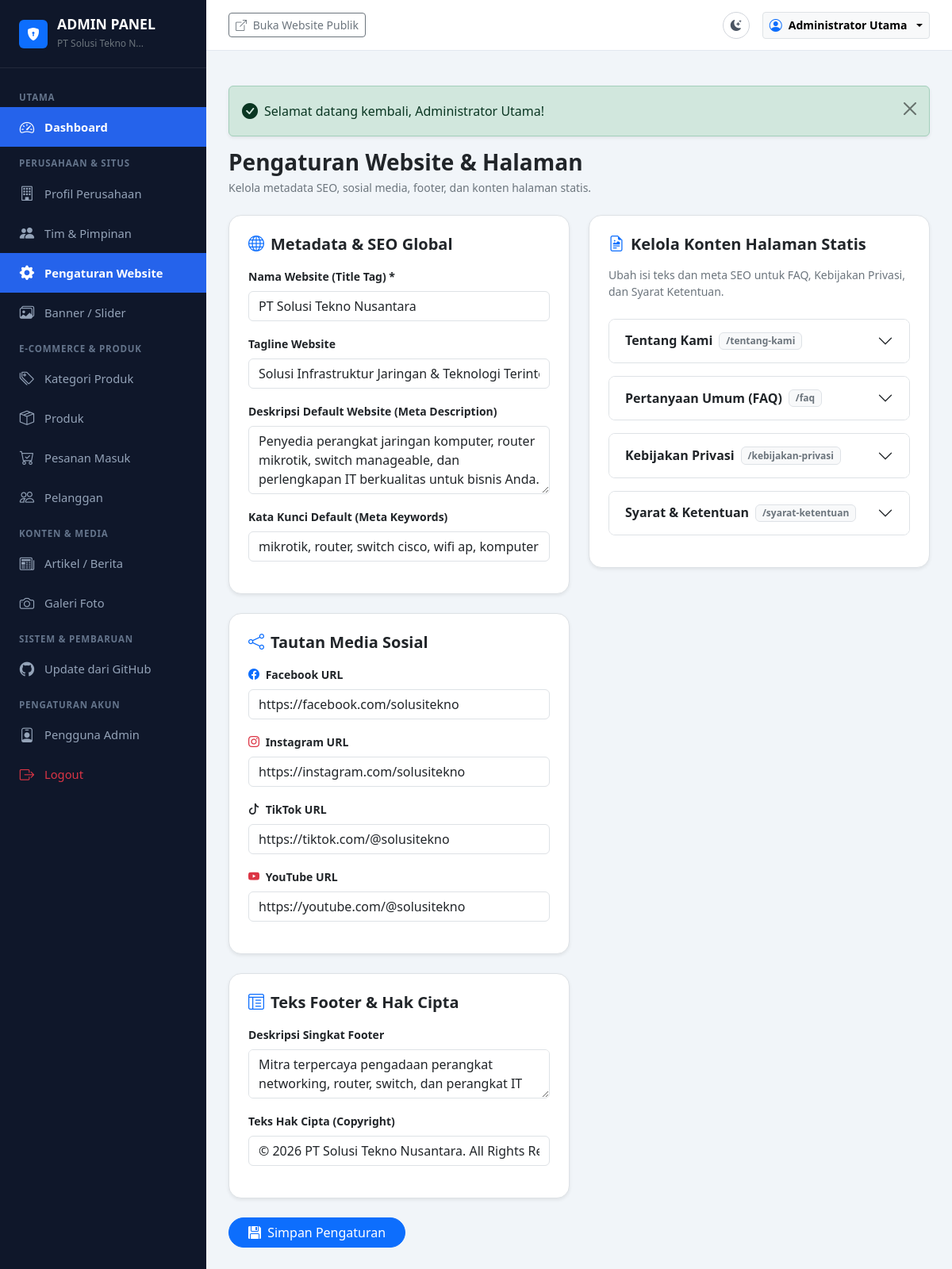
The app's page /admin/settings (signed in) with its own data.
### tables this page shows
CREATE TABLE `pages` (
  `id` INT UNSIGNED AUTO_INCREMENT PRIMARY KEY,
  `slug` VARCHAR(100) NOT NULL UNIQUE,
  `title` VARCHAR(200) NOT NULL,
  `content` LONGTEXT NULL,
  `meta_title` VARCHAR(255) NULL,
  `meta_description` TEXT NULL,
  `created_at` DATETIME NOT NULL DEFAULT CURRENT_TIMESTAMP,
  `updated_at` DATETIME NOT NULL DEFAULT CURRENT_TIMESTAMP ON UPDATE CURRENT_TIMESTAMP,
  INDEX `idx_page_slug` (`slug`)
);

### app/controllers/admin/AdminBaseController.php (called while the page is built, shortened)
<?php
class AdminBaseController extends BaseController
{
    protected ?array $currentUser = null;
    public function __construct()
    {
        $this->currentUser = AuthHelper::user();
    }
    public function renderAdminView(string $viewPath, array $data = []): void
    {
        $data['currentUser'] = $this->currentUser;
        $this->renderView($viewPath, $data, 'layouts/admin');
    }
}

### app/controllers/admin/SettingController.php (called while the page is built, shortened)
<?php
class SettingController extends AdminBaseController
{
    public function index(): void
    {
        $settings = Setting::getAllSettings();
        $pages = Page::all();
        $this->renderAdminView('admin/settings/index', [
            'title' => 'Pengaturan Website & Halaman',
            'settings' => $settings,
            'pages' => $pages,
        ]);
    }
}

### public/index.php (called while the page is built, shortened)
<?php
spl_autoload_register(function (string $class) {
    $prefixes = [
        'App\\' => dirname(__DIR__) . '/app/',
        'Routes\\' => dirname(__DIR__) . '/routes/',
    ];
    foreach ($prefixes as $prefix => $baseDir) {
        $len = strlen($prefix);
        if (strncmp($prefix, $class, $len) !== 0) {
            continue;
        }
        $relativeClass = substr($class, $len);
        $file = $baseDir . str_replace('\\', '/', $relativeClass) . '.php';
        if (file_exists($file)) {
            return;
        }
        $parts = explode('\\', $relativeClass);
        $className = array_pop($parts);
        $subDir = !empty($parts) ? strtolower(implode('/', $parts)) . '/' : '';
        $fileLowerDir = $baseDir . $subDir . $className . '.php';
        if (file_exists($fileLowerDir)) {
            return;
        }
    }
});
require_once dirname(__DIR__) . '/app/helpers/Env.php';
require_once dirname(__DIR__) . '/app/helpers/Sanitizer.php';
require_once dirname(__DIR__) . '/app/helpers/UrlHelper.php';
require_once dirname(__DIR__) . '/app/helpers/functions.php';
$config = require dirname(__DIR__) . '/config/config.php';
\Routes\Router::dispatch();

### app/helpers/Env.php (called while the page is built, shortened)
<?php
class Env
{
    public static function get(string $key, mixed $default = null): mixed
    {
        if (isset($_ENV[$key])) {
            return $_ENV[$key];
        }
        return $default;
    }
}

### config/config.php (called while the page is built, shortened)
<?php
return [
    'app' => [
        'name' => Env::get('APP_NAME', 'Solusi Tekno Nusantara'),
        'version' => '1.0.0',
        'env' => Env::get('APP_ENV', 'production'),
        'debug' => (bool) Env::get('APP_DEBUG', false),
        'url' => rtrim((string) Env::get('APP_URL', 'http://localhost:8000'), '/'),
        'timezone' => 'Asia/Jakarta',
        'locale' => 'id_ID',
        'currency' => 'Rp',
    ],
    'paths' => [
        'root' => dirname(__DIR__),
        'app' => dirname(__DIR__) . '/app',
        'public' => dirname(__DIR__) . '/public',
        'uploads' => dirname(__DIR__) . '/public/uploads',
        'storage' => dirname(__DIR__) . '/storage',
        'logs' => dirname(__DIR__) . '/storage/logs',
        'views' => dirname(__DIR__) . '/app/views',
    ],
    'upload' => [
        'max_size_mb' => (int) Env::get('MAX_UPLOAD_SIZE_MB', 5),
        'allowed_extensions' => explode(',', (string) Env::get('ALLOWED_EXTENSIONS', 'jpg,jpeg,png,webp')),
        'allowed_mimes' => [
            'image/jpeg',
            'image/png',
            'image/webp',
        ],
    ],
    'session' => [
        'lifetime' => 7200,
        'cookie_httponly' => true,
        'cookie_samesite' => 'Lax',
    ],
];

### app/helpers/UrlHelper.php (called while the page is built, shortened)
<?php
class UrlHelper
{
    private static ?string $baseUrl = null;
    public static function getBaseUrl(): string
    {
        if (self::$baseUrl === null) {
            $config = require dirname(__DIR__, 2) . '/config/config.php';
            $configuredUrl = rtrim((string) ($config['app']['url'] ?? ''), '/');
            if (!empty($_SERVER['HTTP_HOST'])) {
                if (!empty($configuredUrl) && !str_contains($configuredUrl, 'localhost')) {
                    self::$baseUrl = $configuredUrl;
                } else {
                    $protocol = (!empty($_SERVER['HTTPS']) && $_SERVER['HTTPS'] !== 'off')
                        || (isset($_SERVER['HTTP_X_FORWARDED_PROTO']) && $_SERVER['HTTP_X_FORWARDED_PROTO'] === 'https')
                        ? 'https' : 'http';
                    self::$baseUrl = "{$protocol}://{$_SERVER['HTTP_HOST']}";
                }
            } else {
                self::$baseUrl = !empty($configuredUrl) ? $configuredUrl : 'http://localhost:8000';
            }
        }
        return self::$baseUrl;
    }
    public static function base(string $path = ''): string
    {
        $base = self::getBaseUrl();
        $path = ltrim($path, '/');
        return $path === '' ? $base : "{$base}/{$path}";
    }
}

### app/models/Setting.php (called while the page is built, shortened)
<?php
class Setting extends BaseModel
{
    private static ?array $cachedSettings = null;
    public static function getAllSettings(): array
    {
        if (self::$cachedSettings !== null) {
            return self::$cachedSettings;
        }
        try {
            $rows = self::fetchAll('SELECT `setting_key`, `setting_value` FROM `settings`');
            $settings = [];
            foreach ($rows as $row) {
                $settings[$row['setting_key']] = $row['setting_value'];
            }
            self::$cachedSettings = $settings;
            return $settings;
        } catch (\Throwable $e) {
            return [];
        }
    }
}

### app/helpers/Sanitizer.php (called while the page is built, shortened)
<?php
class Sanitizer
{
    public static function e(?string $string): string
    {
        return htmlspecialchars((string) $string, ENT_QUOTES | ENT_SUBSTITUTE, 'UTF-8');
    }
}

### app/helpers/functions.php (called while the page is built, shortened)
<?php
if (!function_exists('e')) {
    function e(?string $string): string
    {
        return Sanitizer::e($string);
    }
}

### app/helpers/Database.php (called while the page is built, shortened)
<?php
class Database
{
    private static ?PDO $instance = null;
    public static function getConnection(): PDO
    {
        if (self::$instance === null) {
            $config = require dirname(__DIR__, 2) . '/config/database.php';
            $dbConfig = $config['connections'][$config['default']];
            $dsn = sprintf(
                '%s:host=%s;port=%d;dbname=%s;charset=%s',
                $dbConfig['driver'],
                $dbConfig['host'],
                $dbConfig['port'],
                $dbConfig['database'],
                $dbConfig['charset']
            );
            try {
                self::$instance = new PDO(
                    $dsn,
                    $dbConfig['username'],
                    $dbConfig['password'],
                    $dbConfig['options']
                );
            } catch (PDOException $e) {
                self::logError($e->getMessage());
                throw new RuntimeException('Koneksi database gagal. Silakan periksa konfigurasi .env atau database.sql.');
            }
        }
        return self::$instance;
    }
}

### app/models/BaseModel.php (called while the page is built, shortened)
<?php
abstract class BaseModel
{
    protected static function db(): PDO
    {
        return Database::getConnection();
    }
    public static function query(string $sql, array $params = []): PDOStatement
    {
        $stmt = self::db()->prepare($sql);
        $stmt->execute($params);
        return $stmt;
    }
    public static function fetchAll(string $sql, array $params = []): array
    {
        $stmt = self::query($sql, $params);
        return $stmt->fetchAll();
    }
}

### app/models/Page.php (called while the page is built, shortened)
<?php
class Page extends BaseModel
{
    public static function all(): array
    {
        return self::fetchAll("SELECT * FROM `pages` ORDER BY `id` ASC");
    }
}

### app/views/admin/settings/index.php (the view, shortened to what this page needs)
<div class="d-flex justify-content-between align-items-center mb-4">
    <div>
        <h3 class="fw-bold text-dark mb-1">Pengaturan Website & Halaman</h3>
        <p class="text-secondary small mb-0">Kelola metadata SEO, sosial media, footer, dan konten halaman statis.</p>
    </div>
</div>
<div class="row g-4">
    <div class="col-lg-6">
        <form action="<?= UrlHelper::base('admin/settings/update') ?>" method="POST">
            <div class="card border rounded-4 p-4 shadow-sm bg-white mb-4">
                <h5 class="fw-bold mb-3 text-dark"><i class="bi bi-globe me-2 text-primary"></i>Metadata & SEO Global</h5>
                <div class="mb-3">
                    <label class="form-label small fw-semibold">Nama Website (Title Tag) *</label>
                    <input type="text" name="site_name" class="form-control" value="<?= e($settings['site_name'] ?? '') ?>" required>
                </div>
                <div class="mb-3">
                    <label class="form-label small fw-semibold">Tagline Website</label>
                    <input type="text" name="site_tagline" class="form-control" value="<?= e($settings['site_tagline'] ?? '') ?>">
                </div>
                <div class="mb-3">
                    <label class="form-label small fw-semibold">Deskripsi Default Website (Meta Description)</label>
                    <textarea name="site_description" rows="3" class="form-control"><?= e($settings['site_description'] ?? '') ?></textarea>
                </div>
                <div class="mb-3">
                    <label class="form-label small fw-semibold">Kata Kunci Default (Meta Keywords)</label>
                    <input type="text" name="site_keywords" class="form-control" value="<?= e($settings['site_keywords'] ?? '') ?>">
                </div>
            </div>
            <div class="card border rounded-4 p-4 shadow-sm bg-white mb-4">
                <h5 class="fw-bold mb-3 text-dark"><i class="bi bi-share me-2 text-primary"></i>Tautan Media Sosial</h5>
                <div class="mb-3">
                    <label class="form-label small fw-semibold"><i class="bi bi-facebook text-primary me-1"></i> Facebook URL</label>
                    <input type="url" name="social_facebook" class="form-control" value="<?= e($settings['social_facebook'] ?? '') ?>" placeholder="https://facebook.com/...">
                </div>
                <div class="mb-3">
                    <label class="form-label small fw-semibold"><i class="bi bi-instagram text-danger me-1"></i> Instagram URL</label>
                    <input type="url" name="social_instagram" class="form-control" value="<?= e($settings['social_instagram'] ?? '') ?>" placeholder="https://instagram.com/...">
                </div>
                <div class="mb-3">
                    <label class="form-label small fw-semibold"><i class="bi bi-tiktok text-dark me-1"></i> TikTok URL</label>
                    <input type="url" name="social_tiktok" class="form-control" value="<?= e($settings['social_tiktok'] ?? '') ?>" placeholder="https://tiktok.com/@...">
                </div>
                <div class="mb-3">
                    <label class="form-label small fw-semibold"><i class="bi bi-youtube text-danger me-1"></i> YouTube URL</label>
                    <input type="url" name="social_youtube" class="form-control" value="<?= e($settings['social_youtube'] ?? '') ?>" placeholder="https://youtube.com/@...">
                </div>
            </div>
            <div class="card border rounded-4 p-4 shadow-sm bg-white mb-4">
                <h5 class="fw-bold mb-3 text-dark"><i class="bi bi-layout-text-window-reverse me-2 text-primary"></i>Teks Footer & Hak Cipta</h5>
                <div class="mb-3">
                    <label class="form-label small fw-semibold">Deskripsi Singkat Footer</label>
                    <textarea name="footer_text" rows="2" class="form-control"><?= e($settings['footer_text'] ?? '') ?></textarea>
                </div>
                <div class="mb-3">
                    <label class="form-label small fw-semibold">Teks Hak Cipta (Copyright)</label>
                    <input type="text" name="footer_copyright" class="form-control" value="<?= e($settings['footer_copyright'] ?? '') ?>">
                </div>
            </div>
            <button type="submit" class="btn btn-primary rounded-pill px-4 mb-4">
                <i class="bi bi-floppy-fill me-1"></i> Simpan Pengaturan
            </button>
        </form>
    </div>
    <div class="col-lg-6" id="pages">
        <div class="card border rounded-4 p-4 shadow-sm bg-white mb-4">
            <h5 class="fw-bold mb-3 text-dark"><i class="bi bi-file-earmark-richtext me-2 text-primary"></i>Kelola Konten Halaman Statis</h5>
            <p class="text-secondary small mb-4">Ubah isi teks dan meta SEO untuk FAQ, Kebijakan Privasi, dan Syarat Ketentuan.</p>
            <div class="accordion" id="pagesAccordion">
                <?php foreach ($pages as $idx => $p): ?>
                    <div class="accordion-item border rounded-3 mb-3 overflow-hidden">
                        <h2 class="accordion-header" id="heading-<?= $idx ?>">
                            <button class="accordion-button collapsed fw-semibold" type="button" data-bs-toggle="collapse" data-bs-target="#collapse-<?= $idx ?>" aria-expanded="false" aria-controls="collapse-<?= $idx ?>">
                                <?= e($p['title']) ?> <span class="badge text-bg-light border ms-2 small text-secondary">/<?= e($p['slug']) ?></span>
                            </button>
                        </h2>
                    </div>
                <?php endforeach; ?>
            </div>
        </div>
    </div>
</div>

### routes/Router.php (shortened to what this page needs)
<?php
class Router
{
    private static array $routes = [];
    private static function addRoute(string $method, string $path, string $handler): void
    {
        $path = '/' . trim($path, '/');
        $pattern = preg_replace('/\{([a-zA-Z0-9_]+)\}/', '(?P<$1>[^/]+)', $path);
        $regex = '#^' . $pattern . '$#i';
        self::$routes[] = [
            'method' => strtoupper($method),
            'path' => $path,
            'regex' => $regex,
            'handler' => $handler,
        ];
    }
    public static function dispatch(): void
    {
        $requestMethod = $_SERVER['REQUEST_METHOD'] ?? 'GET';
        $requestUri = parse_url($_SERVER['REQUEST_URI'] ?? '/', PHP_URL_PATH);
        $config = require dirname(__DIR__) . '/config/config.php';
        $requestUri = '/' . trim($requestUri, '/');
        foreach (self::$routes as $route) {
            if ($route['method'] !== $requestMethod && $route['method'] !== 'ANY') {
                continue;
            }
            if (preg_match($route['regex'], $requestUri, $matches)) {
                $params = array_filter($matches, 'is_string', ARRAY_FILTER_USE_KEY);
                self::executeHandler($route['handler'], $params);
                return;
            }
        }
    }
    private static function executeHandler(string $handler, array $params): void
    {
        [$controllerName, $action] = explode('@', $handler);
        $controller = new $fullControllerClass();
        call_user_func_array([$controller, $action], $params);
    }
}

### public/assets/css/admin.css (style rules this page uses)
:root { --admin-sidebar-bg: #0f172a; --admin-sidebar-hover: #1e293b; --admin-sidebar-active: #2563eb; --admin-sidebar-text: #94a3b8; --admin-sidebar-text-active: #ffffff; --admin-topbar-bg: #ffffff; --admin-body-bg: #f1f5f9; }
body { font-family: 'Segoe UI', system-ui, -apple-system, sans-serif; background-color: var(--admin-body-bg); color: #334155; }

### records on screen
pages: title "Tentang Kami", slug "tentang-kami"
pages: title "Pertanyaan Umum (FAQ)", slug "faq"
pages: title "Kebijakan Privasi", slug "kebijakan-privasi"
pages: title "Syarat & Ketentuan", slug "syarat-ketentuan"

### other values on screen
$text "Selamat datang kembali, Administrator Utama!"
